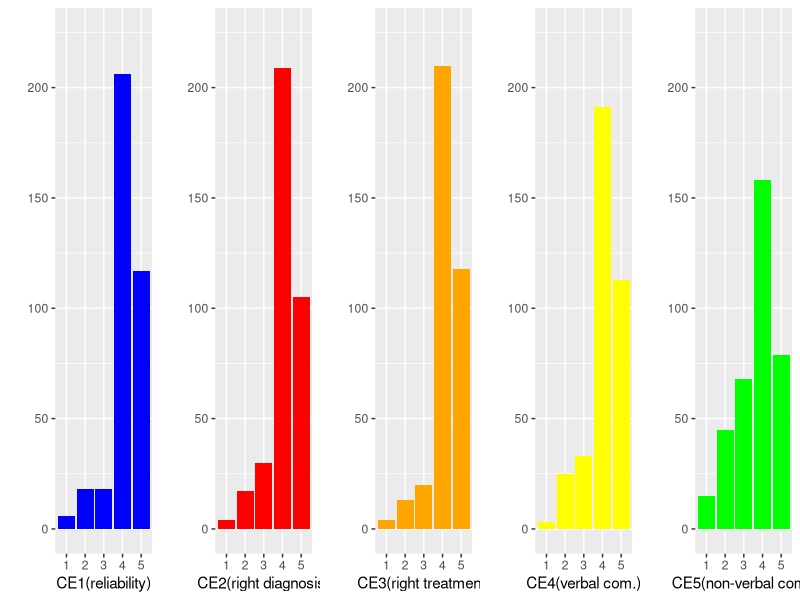
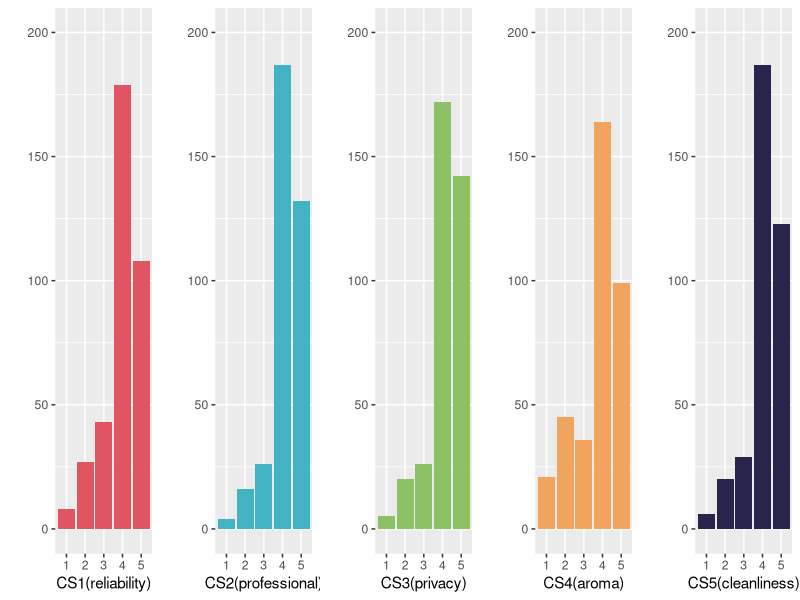
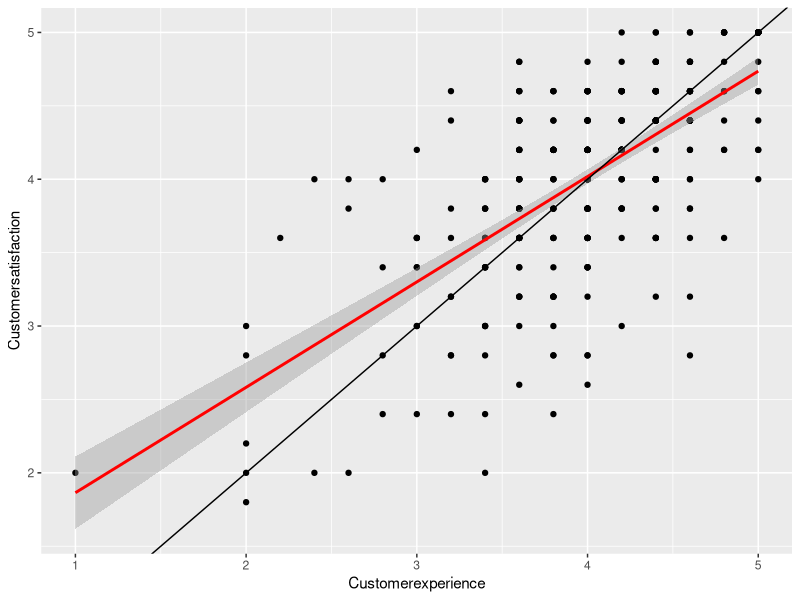
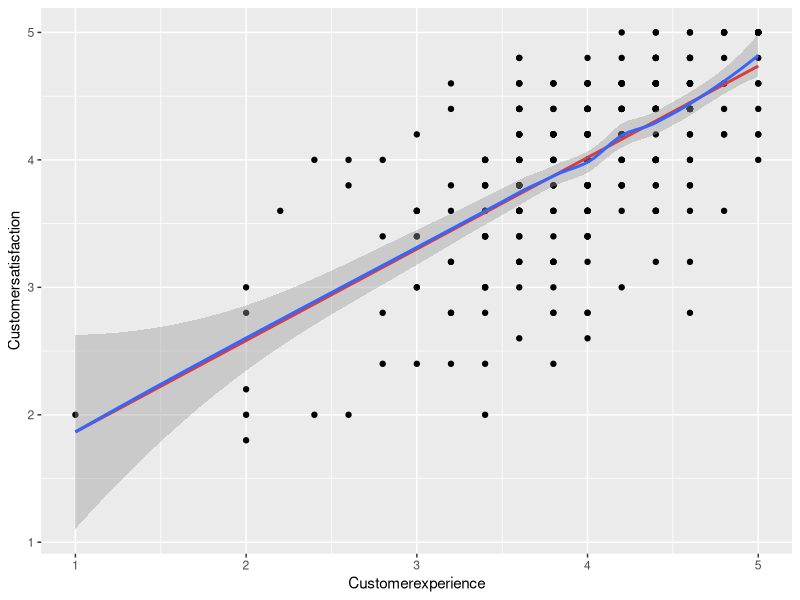

Here is the R script that generated these plots, in order:
## ---- chunk 1
library (haven) #paket untuk mengimpor data spss
## ---- chunk 2
library (ggplot2)
## ---- chunk 3
library (gridExtra)
## ---- chunk 4
ce.cs <- read_sav("ce.cs.sav") #perintah mengimpor data SPSS
## ---- chunk 5
ce1 <- ggplot(ce.cs, aes(factor(CE1))) +
  geom_bar(fill="blue") + ylab("") +
  xlab("CE1(reliability)") + ylim(0, 225)
## ---- chunk 6
ce2 <- ggplot(ce.cs, aes(factor(CE2))) +
  geom_bar(fill="red") + ylab("") +
  xlab("CE2(right diagnosis)") + ylim(0, 225)
## ---- chunk 7
ce3 <- ggplot(ce.cs, aes(factor(CE3))) +
  geom_bar(fill="orange") + ylab("") +
  xlab("CE3(right treatment)") + ylim(0, 225)
## ---- chunk 8
ce4 <- ggplot(ce.cs, aes(factor(CE4))) +
  geom_bar(fill="yellow") + ylab("") +
  xlab("CE4(verbal com.)") + ylim(0, 225)
## ---- chunk 9
ce5 <- ggplot(ce.cs, aes(factor(CE5))) +
  geom_bar(fill="green") + ylab("") +
  xlab("CE5(non-verbal com.)") + ylim(0, 225)
## ---- chunk 10
grid.arrange(ce1,ce2,ce3,ce4,ce5, nrow=1)
## ---- chunk 11
cs1 <- ggplot(ce.cs, aes(factor(CS1))) +
	geom_bar(fill="#e05561") + ylab("") +
    xlab("CS1(reliability)") + ylim(0, 200)
## ---- chunk 12
cs2 <- ggplot(ce.cs, aes(factor(CS2))) +
    geom_bar(fill="#42b3c2") + ylab("") +
    xlab("CS2(professional)")+ ylim(0, 200)
## ---- chunk 13
cs3 <- ggplot(ce.cs, aes(factor(CS3))) +
    geom_bar(fill="#8cc265") + ylab("") +
    xlab("CS3(privacy)") + ylim(0, 200)
## ---- chunk 14
cs4 <- ggplot(ce.cs, aes(factor(CS4))) +
    geom_bar(fill="#f0a45d") + ylab("") +
    xlab("CS4(aroma)") + ylim(0, 200)
## ---- chunk 15
cs5 <- ggplot(ce.cs, aes(factor(CS5))) +
    geom_bar(fill="#29244b") + ylab("") +
    xlab("CS5(cleanliness)") + ylim(0, 200)
## ---- chunk 16
grid.arrange(cs1,cs2,cs3,cs4,cs5, nrow=1)
## ---- chunk 17
ggplot(ce.cs, aes(Customerexperience, Customersatisfaction)) + geom_point() +
  geom_smooth(method="lm", colour="red") +
  geom_abline(slope=1, intercept=0)
## ---- chunk 18
ggplot(ce.cs, aes(Customerexperience, Customersatisfaction)) + geom_point() +
  geom_smooth(method="lm", colour="red", se=FALSE) + stat_smooth()
